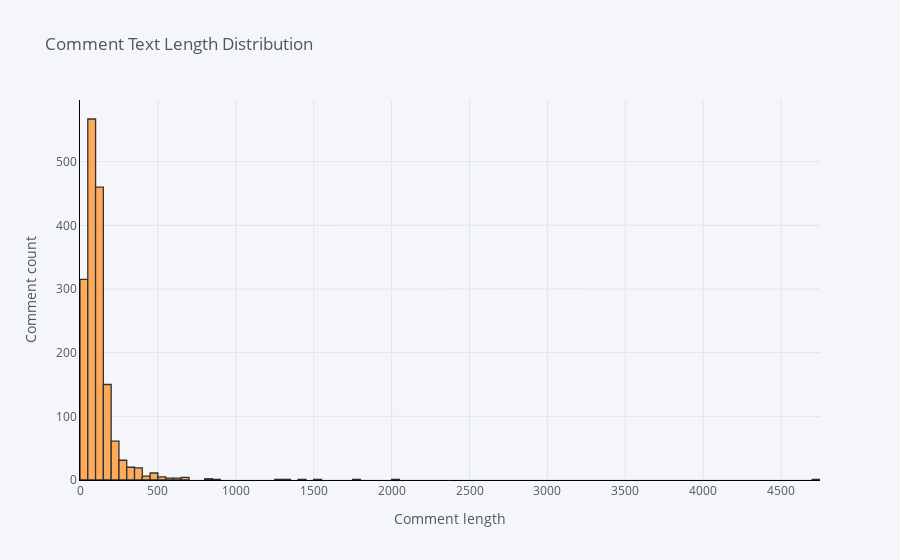

The notebook cell this image was saved under:
### Code cell
df['review_len'].iplot(
    kind='hist',
    bins=100,
    xTitle='Comment length',
    linecolor='black',
    yTitle='Comment count',
    title='Comment Text Length Distribution')

### Figure 1 — Plotly figure (JSON) as saved in the notebook; plotly's stock layout.template omitted (floating-point values rounded to 4 significant figures; data arrays with more than 128 entries replaced by an {"elided": "..."} marker saying what was removed)
{"data": [{"histfunc": "count", "histnorm": "", "marker": {"color": "rgba(255, 153, 51, 1.0)", "line": {"color": "#000000", "width": 1.3}}, "name": "review_len", "nbinsx": 100, "opacity": 0.8, "orientation": "v", "type": "histogram", "x": {"elided": "1665 int values"}}], "layout": {"barmode": "overlay", "legend": {"bgcolor": "#F5F6F9", "font": {"color": "#4D5663"}}, "paper_bgcolor": "#F5F6F9", "plot_bgcolor": "#F5F6F9", "title": {"font": {"color": "#4D5663"}, "text": "Comment Text Length Distribution"}, "xaxis": {"gridcolor": "#E1E5ED", "linecolor": "black", "showgrid": true, "tickfont": {"color": "#4D5663"}, "title": {"font": {"color": "#4D5663"}, "text": "Comment length"}, "zerolinecolor": "#E1E5ED"}, "yaxis": {"gridcolor": "#E1E5ED", "linecolor": "black", "showgrid": true, "tickfont": {"color": "#4D5663"}, "title": {"font": {"color": "#4D5663"}, "text": "Comment count"}, "zerolinecolor": "#E1E5ED"}}}
